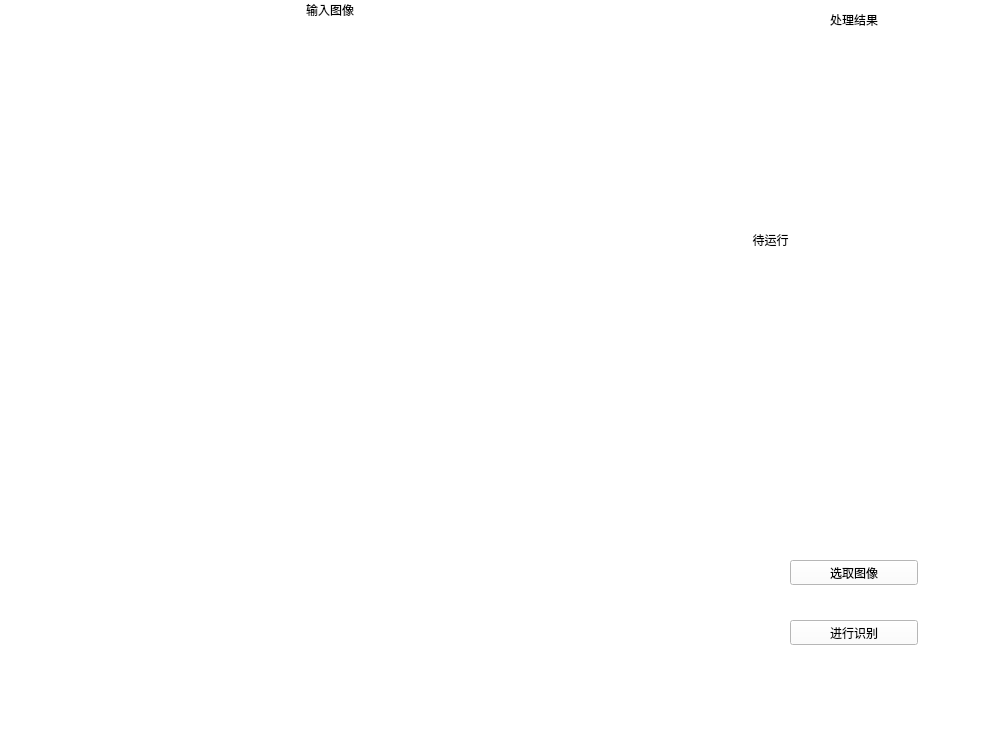
<?xml version="1.0" encoding="UTF-8"?>
<ui version="4.0">
 <class>MainWindow</class>
 <widget class="QMainWindow" name="MainWindow">
  <property name="enabled">
   <bool>true</bool>
  </property>
  <property name="geometry">
   <rect>
    <x>0</x>
    <y>0</y>
    <width>1000</width>
    <height>750</height>
   </rect>
  </property>
  <property name="minimumSize">
   <size>
    <width>1000</width>
    <height>750</height>
   </size>
  </property>
  <property name="maximumSize">
   <size>
    <width>1900</width>
    <height>1000</height>
   </size>
  </property>
  <property name="windowTitle">
   <string>乳腺癌CT图像检测</string>
  </property>
  <property name="styleSheet">
   <string notr="true">background-color: rgb(255, 255, 255);</string>
  </property>
  <widget class="QWidget" name="centralwidget">
   <widget class="QLabel" name="label">
    <property name="geometry">
     <rect>
      <x>300</x>
      <y>0</y>
      <width>60</width>
      <height>20</height>
     </rect>
    </property>
    <property name="font">
     <font>
      <family>微软雅黑</family>
      <weight>50</weight>
      <bold>false</bold>
     </font>
    </property>
    <property name="text">
     <string>输入图像</string>
    </property>
    <property name="alignment">
     <set>Qt::AlignCenter</set>
    </property>
   </widget>
   <widget class="QLabel" name="label_2">
    <property name="geometry">
     <rect>
      <x>830</x>
      <y>10</y>
      <width>60</width>
      <height>20</height>
     </rect>
    </property>
    <property name="font">
     <font>
      <family>微软雅黑</family>
     </font>
    </property>
    <property name="text">
     <string>处理结果</string>
    </property>
   </widget>
   <widget class="QLabel" name="Input">
    <property name="geometry">
     <rect>
      <x>20</x>
      <y>30</y>
      <width>471</width>
      <height>421</height>
     </rect>
    </property>
    <property name="text">
     <string/>
    </property>
    <property name="alignment">
     <set>Qt::AlignCenter</set>
    </property>
   </widget>
   <widget class="QLabel" name="Output">
    <property name="geometry">
     <rect>
      <x>550</x>
      <y>39</y>
      <width>441</width>
      <height>401</height>
     </rect>
    </property>
    <property name="text">
     <string>待运行</string>
    </property>
    <property name="alignment">
     <set>Qt::AlignCenter</set>
    </property>
   </widget>
   <widget class="QPushButton" name="Open">
    <property name="geometry">
     <rect>
      <x>790</x>
      <y>560</y>
      <width>128</width>
      <height>25</height>
     </rect>
    </property>
    <property name="minimumSize">
     <size>
      <width>50</width>
      <height>25</height>
     </size>
    </property>
    <property name="maximumSize">
     <size>
      <width>128</width>
      <height>25</height>
     </size>
    </property>
    <property name="cursor">
     <cursorShape>ArrowCursor</cursorShape>
    </property>
    <property name="styleSheet">
     <string notr="true">font: 10pt &quot;黑体&quot;;</string>
    </property>
    <property name="text">
     <string>选取图像</string>
    </property>
   </widget>
   <widget class="QPushButton" name="Run">
    <property name="geometry">
     <rect>
      <x>790</x>
      <y>620</y>
      <width>128</width>
      <height>25</height>
     </rect>
    </property>
    <property name="maximumSize">
     <size>
      <width>128</width>
      <height>25</height>
     </size>
    </property>
    <property name="layoutDirection">
     <enum>Qt::LeftToRight</enum>
    </property>
    <property name="styleSheet">
     <string notr="true">font: 10pt &quot;黑体&quot;;</string>
    </property>
    <property name="text">
     <string>进行识别</string>
    </property>
   </widget>
  </widget>
  <widget class="QMenuBar" name="menubar">
   <property name="geometry">
    <rect>
     <x>0</x>
     <y>0</y>
     <width>1000</width>
     <height>26</height>
    </rect>
   </property>
  </widget>
  <widget class="QStatusBar" name="statusbar"/>
 </widget>
 <resources/>
 <connections/>
</ui>
